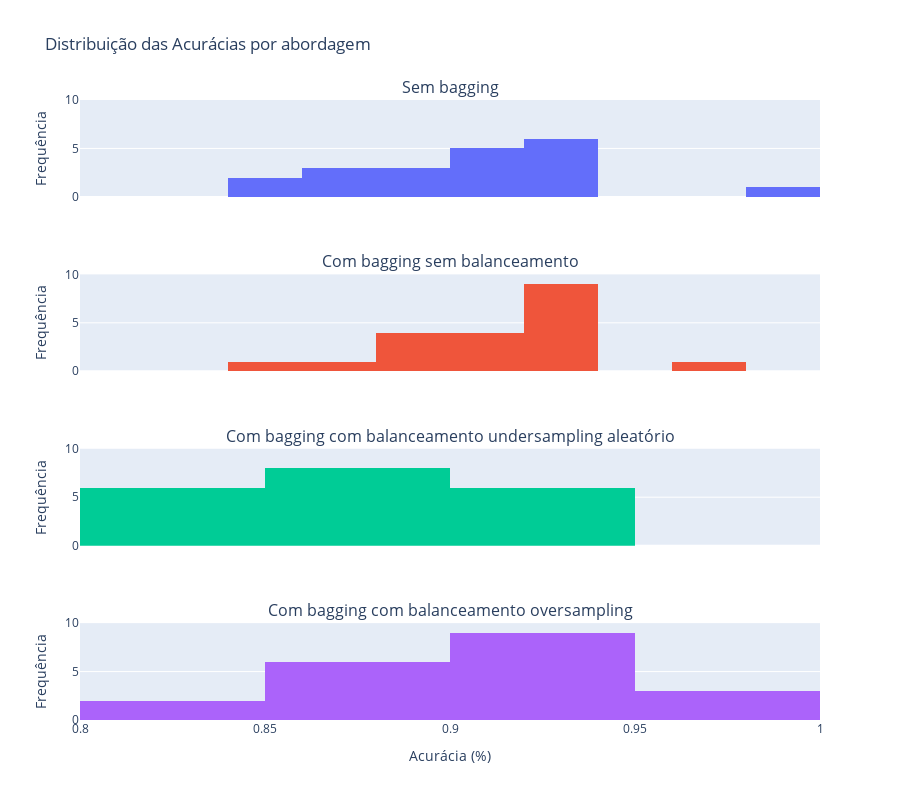

The code cell stored with this chart in its notebook:
### Markdown cell above
## SVM

### Code cell
with open('../data/processed/svc_res.pkl', 'rb') as file: 
    svm_res = pickle.load(file)

with open('../data/processed/svm_imb_bag_res.pkl', 'rb') as file: 
    svm_imb_bag_res = pickle.load(file)

with open('../data/processed/svm_bal_und_bag_res.pkl', 'rb') as file: 
    svm_bal_und_bag_res = pickle.load(file)

with open('../data/processed/svm_bal_ovr_bag_res.pkl', 'rb') as file: 
    svm_bal_ovr_bag_res = pickle.load(file)

svm_accs = {
    'Sem bagging': svm_res['accuracies'],
    'Com bagging sem balanceamento': svm_imb_bag_res['accuracies'],
    'Com bagging com balanceamento undersampling aleatório': svm_bal_und_bag_res['accuracies'],
    'Com bagging com balanceamento oversampling': svm_bal_ovr_bag_res['accuracies'],
}

plot_accuracies(svm_accs)

### Figure 1 — Plotly figure (JSON) as saved in the notebook; plotly's stock layout.template omitted (floating-point values rounded to 4 significant figures)
{"data": [{"name": "Sem bagging", "type": "histogram", "x": [0.8906, 0.9375, 0.8594, 0.9062, 0.875, 0.875, 0.8906, 0.9844, 0.8889, 0.8571, 0.873, 0.9048, 0.9365, 0.9365, 0.9048, 0.9365, 0.9048, 0.9048, 0.9206, 0.9206], "xaxis": "x", "yaxis": "y"}, {"name": "Com bagging sem balanceamento", "type": "histogram", "x": [0.9219, 0.9375, 0.8594, 0.9062, 0.8906, 0.8906, 0.8906, 0.9688, 0.9048, 0.873, 0.9048, 0.9048, 0.9365, 0.9365, 0.9206, 0.9206, 0.9206, 0.8889, 0.9365, 0.9206], "xaxis": "x2", "yaxis": "y2"}, {"name": "Com bagging com balanceamento undersampling aleatório", "type": "histogram", "x": [0.9219, 0.8906, 0.8594, 0.8594, 0.8594, 0.8281, 0.8906, 0.9375, 0.8413, 0.8095, 0.8254, 0.9365, 0.8889, 0.9048, 0.8413, 0.9048, 0.9206, 0.8889, 0.8571, 0.8095], "xaxis": "x3", "yaxis": "y3"}, {"name": "Com bagging com balanceamento oversampling", "type": "histogram", "x": [0.9531, 0.9375, 0.8438, 0.8906, 0.8906, 0.8594, 0.9062, 0.9844, 0.9048, 0.8413, 0.8571, 0.9048, 0.9206, 0.9365, 0.8889, 0.9524, 0.9048, 0.9206, 0.9365, 0.8889], "xaxis": "x4", "yaxis": "y4"}], "layout": {"annotations": [{"font": {"size": 16}, "showarrow": false, "text": "Sem bagging", "x": 0.5, "xanchor": "center", "xref": "paper", "y": 1, "yanchor": "bottom", "yref": "paper"}, {"font": {"size": 16}, "showarrow": false, "text": "Com bagging sem balanceamento", "x": 0.5, "xanchor": "center", "xref": "paper", "y": 0.7188, "yanchor": "bottom", "yref": "paper"}, {"font": {"size": 16}, "showarrow": false, "text": "Com bagging com balanceamento undersampling aleatório", "x": 0.5, "xanchor": "center", "xref": "paper", "y": 0.4375, "yanchor": "bottom", "yref": "paper"}, {"font": {"size": 16}, "showarrow": false, "text": "Com bagging com balanceamento oversampling", "x": 0.5, "xanchor": "center", "xref": "paper", "y": 0.1562, "yanchor": "bottom", "yref": "paper"}], "autosize": true, "barmode": "overlay", "height": 800, "showlegend": false, "title": {"text": "Distribuição das Acurácias por abordagem"}, "xaxis": {"anchor": "y", "domain": [0, 1], "matches": "x4", "showticklabels": false}, "xaxis2": {"anchor": "y2", "domain": [0, 1], "matches": "x4", "showticklabels": false}, "xaxis3": {"anchor": "y3", "domain": [0, 1], "matches": "x4", "showticklabels": false}, "xaxis4": {"anchor": "y4", "domain": [0, 1], "title": {"text": "Acurácia (%)"}}, "yaxis": {"anchor": "x", "domain": [0.8438, 1], "range": [0, 10], "title": {"text": "Frequência"}}, "yaxis2": {"anchor": "x2", "domain": [0.5625, 0.7188], "range": [0, 10], "title": {"text": "Frequência"}}, "yaxis3": {"anchor": "x3", "domain": [0.2812, 0.4375], "range": [0, 10], "title": {"text": "Frequência"}}, "yaxis4": {"anchor": "x4", "domain": [0, 0.1562], "range": [0, 10], "title": {"text": "Frequência"}}}}
